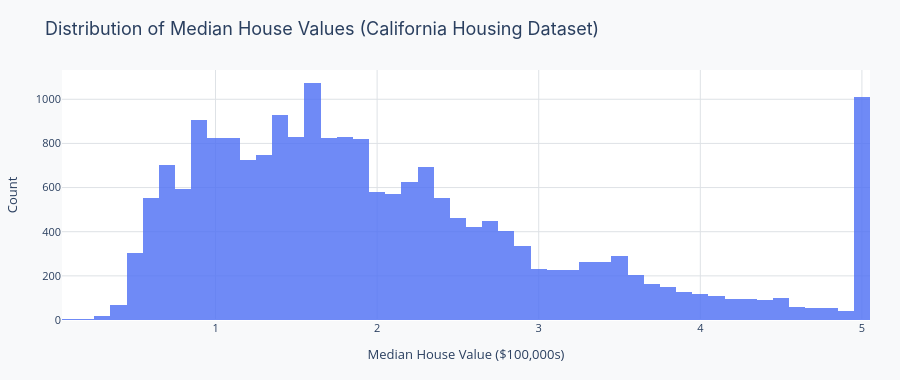

The notebook cell saved with this chart:
### Markdown cell above
The dataset has 20,640 rows — one per census block group in California — and these features:

| Feature | Plain English |
|---------|---------------|
| `MedInc` | Median household income in the block group |
| `HouseAge` | Median age of houses in the block group |
| `AveRooms` | Average number of rooms per household |
| `AveBedrms` | Average number of bedrooms per household |
| `Population` | Total population of the block group |
| `AveOccup` | Average number of people per household |
| `Latitude` | Geographic latitude |
| `Longitude` | Geographic longitude |
| `MedHouseVal` | **Target:** Median house value (in $100,000s) |

### Code cell
# Stage 3 — Exploratory data analysis
import plotly.graph_objects as go
from tkh_utils import PALETTE, FONT, base_layout

layout = base_layout(
    title="Distribution of Median House Values (California Housing Dataset)",
    xaxis_title="Median House Value ($100,000s)",
    yaxis_title="Count"
)
layout.update(height=380, margin=dict(l=60, r=30, t=70, b=60))

fig = go.Figure(data=[
    go.Histogram(
        x=df["MedHouseVal"],
        nbinsx=50,
        marker_color=PALETTE["primary"],
        opacity=0.8,
    )
], layout=layout)
fig.show()

### Figure 1 — Plotly figure (JSON) as saved in the notebook; plotly's stock layout.template omitted (floating-point values rounded to 4 significant figures; data arrays with more than 128 entries replaced by an {"elided": "..."} marker saying what was removed)
{"data": [{"marker": {"color": "#4C6EF5"}, "nbinsx": 50, "opacity": 0.8, "type": "histogram", "x": {"elided": "20640 float values"}}], "layout": {"height": 380, "legend": {"font": {"size": 12}}, "margin": {"b": 60, "l": 60, "r": 30, "t": 70}, "paper_bgcolor": "#F8F9FA", "plot_bgcolor": "#FFFFFF", "title": {"font": {"family": "Inter, Arial, sans-serif", "size": 18}, "text": "Distribution of Median House Values (California Housing Dataset)"}, "xaxis": {"gridcolor": "#DEE2E6", "tickfont": {"size": 11}, "title": {"font": {"size": 13}, "text": "Median House Value ($100,000s)"}}, "yaxis": {"gridcolor": "#DEE2E6", "tickfont": {"size": 11}, "title": {"font": {"size": 13}, "text": "Count"}}}}
